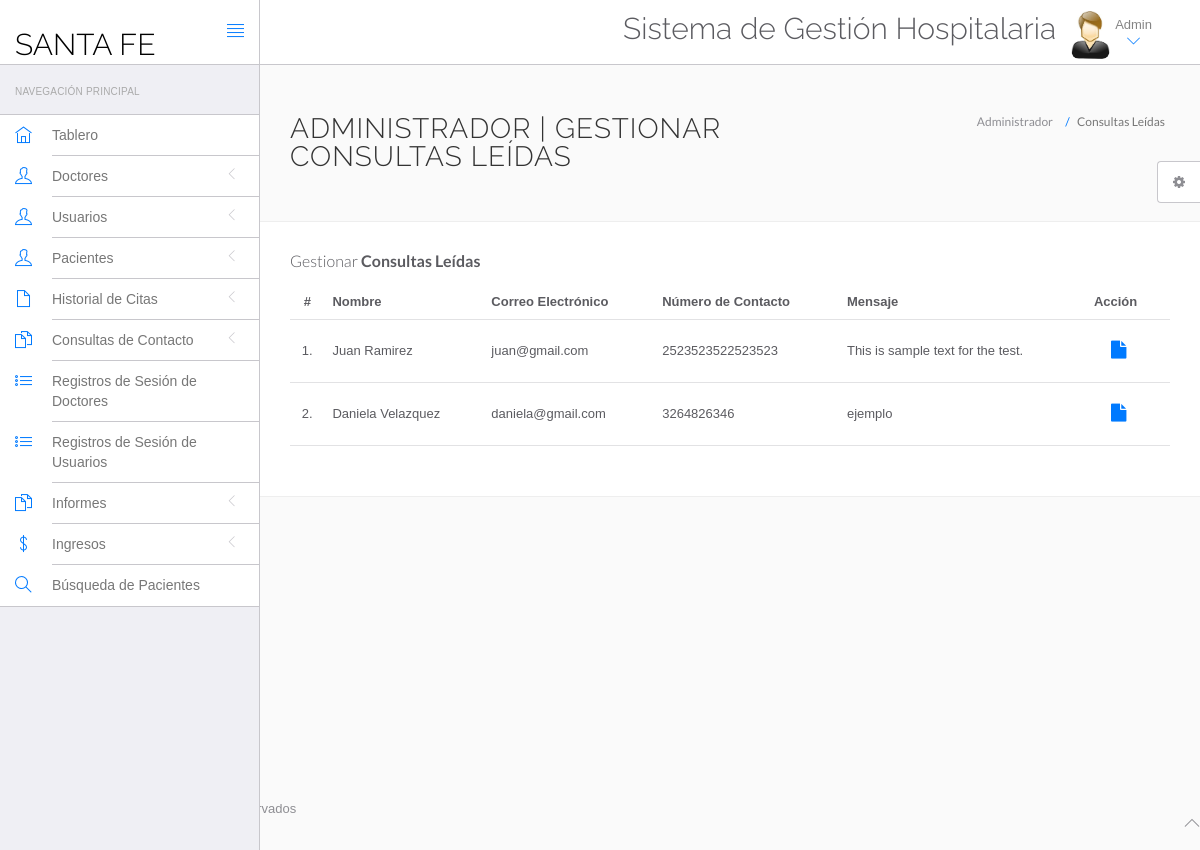
Screenshot of /hms/admin/read-query.php (signed in) with the database file from the repository.
### tables this page shows
CREATE TABLE `tblcontactus` (
  `id` int(11) NOT NULL AUTO_INCREMENT,
  `fullname` varchar(255) DEFAULT NULL,
  `email` varchar(255) DEFAULT NULL,
  `contactno` bigint(12) DEFAULT NULL,
  `message` mediumtext DEFAULT NULL,
  `PostingDate` timestamp NULL DEFAULT current_timestamp(),
  `AdminRemark` mediumtext DEFAULT NULL,
  `LastupdationDate` timestamp NULL DEFAULT NULL ON UPDATE current_timestamp(),
  `IsRead` int(11) DEFAULT NULL,
  PRIMARY KEY (`id`)
);

### hms/admin/read-query.php (the view, shortened to what this page needs)
<?php
include('include/config.php');
?>
<!DOCTYPE html>
<html lang="es">
    <head>
        <link rel="stylesheet" href="vendor/bootstrap/css/bootstrap.min.css">
        <link rel="stylesheet" href="vendor/fontawesome/css/font-awesome.min.css">
        <link rel="stylesheet" href="vendor/themify-icons/themify-icons.min.css">
        <link href="vendor/animate.css/animate.min.css" rel="stylesheet" media="screen">
        <link href="vendor/perfect-scrollbar/perfect-scrollbar.min.css" rel="stylesheet" media="screen">
        <link href="vendor/switchery/switchery.min.css" rel="stylesheet" media="screen">
        <link href="vendor/bootstrap-touchspin/jquery.bootstrap-touchspin.min.css" rel="stylesheet" media="screen">
        <link href="vendor/select2/select2.min.css" rel="stylesheet" media="screen">
        <link href="vendor/bootstrap-datepicker/bootstrap-datepicker3.standalone.min.css" rel="stylesheet" media="screen">
        <link href="vendor/bootstrap-timepicker/bootstrap-timepicker.min.css" rel="stylesheet" media="screen">
        <link rel="stylesheet" href="assets/css/styles.css">
        <link rel="stylesheet" href="assets/css/plugins.css">
        <link rel="stylesheet" href="assets/css/themes/theme-1.css" id="skin_color" />
    </head>
    <body>
        <div id="app">
<?php include('include/sidebar.php');?>
            <div class="app-content">
                        <?php include('include/header.php');?>
                <div class="main-content" >
                    <div class="wrap-content container" id="container">
                        <section id="page-title">
                            <div class="row">
                                <div class="col-sm-8">
                                    <h1 class="mainTitle">Administrador | Gestionar Consultas Leídas</h1>
                                                                    </div>
                                <ol class="breadcrumb">
                                    <li>
                                        <span>Administrador</span>
                                    </li>
                                    <li class="active">
                                        <span>Consultas Leídas</span>
                                    </li>
                                </ol>
                            </div>
                        </section>
                        <div class="container-fluid container-fullw bg-white">
                                    <div class="row">
                                <div class="col-md-12">
                                    <h5 class="over-title margin-bottom-15">Gestionar <span class="text-bold">Consultas Leídas</span></h5>
                                    <table class="table table-hover" id="sample-table-1">
                                        <thead>
                                            <tr>
                                                <th class="center">#</th>
                                                <th>Nombre</th>
                                                <th class="hidden-xs">Correo Electrónico</th>
                                                <th>Número de Contacto</th>
                                                <th>Mensaje</th>
                                                <th>Acción</th>
                                            </tr>
                                        </thead>
                                        <tbody>
<?php
$sql=mysqli_query($con,"select * from tblcontactus where IsRead is not null");
$cnt=1;
while($row=mysqli_fetch_array($sql))
{
?>
                                            <tr>
                                                <td class="center"><?php echo $cnt;?>.</td>
                                                <td class="hidden-xs"><?php echo $row['fullname'];?></td>
                                                <td><?php echo $row['email'];?></td>
                                                <td><?php echo $row['contactno'];?></td>
                                                <td><?php echo $row['message'];?></td>
                                                <td >
                                                <div class="visible-md visible-lg hidden-sm hidden-xs">
                            <a href="query-details.php?id=<?php echo $row['id'];?>" class="btn btn-transparent btn-lg" title="Ver Detalles"><i class="fa fa-file"></i></a>
                                                </div>
                                                </td>
                                            </tr>
                                            <?php
$cnt=$cnt+1;
                                             }?>
                                        </tbody>
                                    </table>
                                </div>
                            </div>
                                </div>
                            </div>
                        </div>
                    </div>
                </div>
    <?php include('include/footer.php');?>
    <?php include('include/setting.php');?>
    </body>
</html>

### hms/admin/assets/css/themes/theme-1.css (style rules this page uses)
body { background: #FAFAFA; }

### rows the page displays
tblcontactus: fullname "Juan Ramirez", email "juan@gmail.com", contactno "2523523522523523", message "This is sample text for the test."
tblcontactus: fullname "Daniela Velazquez", email "daniela@gmail.com", contactno "3264826346", message "ejemplo"
